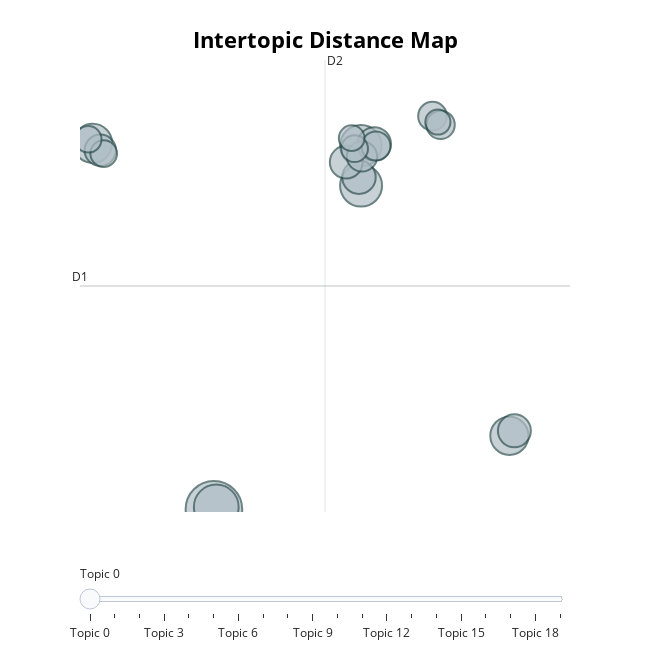

Notebook source saved alongside this figure:
### Code cell
my_model.visualize_topics()

### Figure 1 — Plotly figure (JSON) as saved in the notebook; plotly's stock layout.template omitted (floating-point values rounded to 4 significant figures)
{"data": [{"customdata": [[3.028, -0.8246, 0, "app | good | easy | service | love", 846], [3.129, -0.7237, 1, "drivers | cars | clean | great | good", 529], [9.375, 13.49, 2, "service | drivers | customer | excellent | services", 466], [9.367, 15.25, 3, "ride | rides | enjoyed | enjoy | good", 453], [-2.2, 15.36, 4, "prices | discounts | price | good | great", 403], [15.77, 2.422, 5, "bolt | was | driver | with | have", 386], [9.285, 13.86, 6, "bolt | experience | always | awesome | good", 296], [9.944, 15.33, 7, "affordable | good | nice | efficient | great", 295], [15.99, 2.641, 8, "taxify | taxi | that | my | uber", 288], [8.734, 14.52, 9, "friendly | drivers | good | nice | loving", 283], [-1.871, 15.05, 10, "time | minutes | waiting | wait | arrival", 260], [9.413, 14.78, 11, "enjoy | rides | ride | enjoying | drivers", 243], [10.02, 15.24, 12, "efficient | reliable | service | good | great", 222], [12.45, 16.56, 13, "card | code | sms | cant | number", 216], [12.8, 16.18, 14, "easy | safe | update | app | convenient", 212], [9.095, 15.12, 15, "driver | nice | awesome | great | wonderful", 189], [-1.725, 14.9, 16, "map | gps | location | maps | accurate", 188], [-2.389, 15.54, 17, "uber | better | cheaper | more | prices", 185], [8.97, 15.59, 18, "transport | transportation | app | easy | trips", 174], [12.69, 16.3, 19, "promo | promos | code | promotions | codes", 168]], "hovertemplate": "<b>Topic %{customdata[2]}</b><br>Words: %{customdata[3]}<br>Size: %{customdata[4]}", "legendgroup": "", "marker": {"color": "#B0BEC5", "line": {"color": "DarkSlateGrey", "width": 2}, "size": [846, 529, 466, 453, 403, 386, 296, 295, 288, 283, 260, 243, 222, 216, 212, 189, 188, 185, 174, 168], "sizemode": "area", "sizeref": 0.5288, "symbol": "circle"}, "mode": "markers", "name": "", "orientation": "v", "showlegend": false, "type": "scatter", "x": [3.028, 3.129, 9.375, 9.367, -2.2, 15.77, 9.285, 9.944, 15.99, 8.734, -1.871, 9.413, 10.02, 12.45, 12.8, 9.095, -1.725, -2.389, 8.97, 12.69], "xaxis": "x", "y": [-0.8246, -0.7237, 13.49, 15.25, 15.36, 2.422, 13.86, 15.33, 2.641, 14.52, 15.05, 14.78, 15.24, 16.56, 16.18, 15.12, 14.9, 15.54, 15.59, 16.3], "yaxis": "y"}], "layout": {"annotations": [{"showarrow": false, "text": "D1", "x": -2.747, "y": 9.048, "yshift": 10}, {"showarrow": false, "text": "D2", "x": 7.819, "xshift": 10, "y": 19.04}], "height": 650, "hoverlabel": {"bgcolor": "white", "font": {"family": "Rockwell", "size": 16}}, "legend": {"itemsizing": "constant", "tracegroupgap": 0}, "margin": {"t": 60}, "shapes": [{"line": {"color": "#CFD8DC", "width": 2}, "type": "line", "x0": 7.819, "x1": 7.819, "y0": -0.9483, "y1": 19.04}, {"line": {"color": "#9E9E9E", "width": 2}, "type": "line", "x0": -2.747, "x1": 18.38, "y0": 9.048, "y1": 9.048}], "sliders": [{"active": 0, "pad": {"t": 50}, "steps": [{"args": [{"marker.color": [["red", "#B0BEC5", "#B0BEC5", "#B0BEC5", "#B0BEC5", "#B0BEC5", "#B0BEC5", "#B0BEC5", "#B0BEC5", "#B0BEC5", "#B0BEC5", "#B0BEC5", "#B0BEC5", "#B0BEC5", "#B0BEC5", "#B0BEC5", "#B0BEC5", "#B0BEC5", "#B0BEC5", "#B0BEC5"]]}], "label": "Topic 0", "method": "update"}, {"args": [{"marker.color": [["#B0BEC5", "red", "#B0BEC5", "#B0BEC5", "#B0BEC5", "#B0BEC5", "#B0BEC5", "#B0BEC5", "#B0BEC5", "#B0BEC5", "#B0BEC5", "#B0BEC5", "#B0BEC5", "#B0BEC5", "#B0BEC5", "#B0BEC5", "#B0BEC5", "#B0BEC5", "#B0BEC5", "#B0BEC5"]]}], "label": "Topic 1", "method": "update"}, {"args": [{"marker.color": [["#B0BEC5", "#B0BEC5", "red", "#B0BEC5", "#B0BEC5", "#B0BEC5", "#B0BEC5", "#B0BEC5", "#B0BEC5", "#B0BEC5", "#B0BEC5", "#B0BEC5", "#B0BEC5", "#B0BEC5", "#B0BEC5", "#B0BEC5", "#B0BEC5", "#B0BEC5", "#B0BEC5", "#B0BEC5"]]}], "label": "Topic 2", "method": "update"}, {"args": [{"marker.color": [["#B0BEC5", "#B0BEC5", "#B0BEC5", "red", "#B0BEC5", "#B0BEC5", "#B0BEC5", "#B0BEC5", "#B0BEC5", "#B0BEC5", "#B0BEC5", "#B0BEC5", "#B0BEC5", "#B0BEC5", "#B0BEC5", "#B0BEC5", "#B0BEC5", "#B0BEC5", "#B0BEC5", "#B0BEC5"]]}], "label": "Topic 3", "method": "update"}, {"args": [{"marker.color": [["#B0BEC5", "#B0BEC5", "#B0BEC5", "#B0BEC5", "red", "#B0BEC5", "#B0BEC5", "#B0BEC5", "#B0BEC5", "#B0BEC5", "#B0BEC5", "#B0BEC5", "#B0BEC5", "#B0BEC5", "#B0BEC5", "#B0BEC5", "#B0BEC5", "#B0BEC5", "#B0BEC5", "#B0BEC5"]]}], "label": "Topic 4", "method": "update"}, {"args": [{"marker.color": [["#B0BEC5", "#B0BEC5", "#B0BEC5", "#B0BEC5", "#B0BEC5", "red", "#B0BEC5", "#B0BEC5", "#B0BEC5", "#B0BEC5", "#B0BEC5", "#B0BEC5", "#B0BEC5", "#B0BEC5", "#B0BEC5", "#B0BEC5", "#B0BEC5", "#B0BEC5", "#B0BEC5", "#B0BEC5"]]}], "label": "Topic 5", "method": "update"}, {"args": [{"marker.color": [["#B0BEC5", "#B0BEC5", "#B0BEC5", "#B0BEC5", "#B0BEC5", "#B0BEC5", "red", "#B0BEC5", "#B0BEC5", "#B0BEC5", "#B0BEC5", "#B0BEC5", "#B0BEC5", "#B0BEC5", "#B0BEC5", "#B0BEC5", "#B0BEC5", "#B0BEC5", "#B0BEC5", "#B0BEC5"]]}], "label": "Topic 6", "method": "update"}, {"args": [{"marker.color": [["#B0BEC5", "#B0BEC5", "#B0BEC5", "#B0BEC5", "#B0BEC5", "#B0BEC5", "#B0BEC5", "red", "#B0BEC5", "#B0BEC5", "#B0BEC5", "#B0BEC5", "#B0BEC5", "#B0BEC5", "#B0BEC5", "#B0BEC5", "#B0BEC5", "#B0BEC5", "#B0BEC5", "#B0BEC5"]]}], "label": "Topic 7", "method": "update"}, {"args": [{"marker.color": [["#B0BEC5", "#B0BEC5", "#B0BEC5", "#B0BEC5", "#B0BEC5", "#B0BEC5", "#B0BEC5", "#B0BEC5", "red", "#B0BEC5", "#B0BEC5", "#B0BEC5", "#B0BEC5", "#B0BEC5", "#B0BEC5", "#B0BEC5", "#B0BEC5", "#B0BEC5", "#B0BEC5", "#B0BEC5"]]}], "label": "Topic 8", "method": "update"}, {"args": [{"marker.color": [["#B0BEC5", "#B0BEC5", "#B0BEC5", "#B0BEC5", "#B0BEC5", "#B0BEC5", "#B0BEC5", "#B0BEC5", "#B0BEC5", "red", "#B0BEC5", "#B0BEC5", "#B0BEC5", "#B0BEC5", "#B0BEC5", "#B0BEC5", "#B0BEC5", "#B0BEC5", "#B0BEC5", "#B0BEC5"]]}], "label": "Topic 9", "method": "update"}, {"args": [{"marker.color": [["#B0BEC5", "#B0BEC5", "#B0BEC5", "#B0BEC5", "#B0BEC5", "#B0BEC5", "#B0BEC5", "#B0BEC5", "#B0BEC5", "#B0BEC5", "red", "#B0BEC5", "#B0BEC5", "#B0BEC5", "#B0BEC5", "#B0BEC5", "#B0BEC5", "#B0BEC5", "#B0BEC5", "#B0BEC5"]]}], "label": "Topic 10", "method": "update"}, {"args": [{"marker.color": [["#B0BEC5", "#B0BEC5", "#B0BEC5", "#B0BEC5", "#B0BEC5", "#B0BEC5", "#B0BEC5", "#B0BEC5", "#B0BEC5", "#B0BEC5", "#B0BEC5", "red", "#B0BEC5", "#B0BEC5", "#B0BEC5", "#B0BEC5", "#B0BEC5", "#B0BEC5", "#B0BEC5", "#B0BEC5"]]}], "label": "Topic 11", "method": "update"}, {"args": [{"marker.color": [["#B0BEC5", "#B0BEC5", "#B0BEC5", "#B0BEC5", "#B0BEC5", "#B0BEC5", "#B0BEC5", "#B0BEC5", "#B0BEC5", "#B0BEC5", "#B0BEC5", "#B0BEC5", "red", "#B0BEC5", "#B0BEC5", "#B0BEC5", "#B0BEC5", "#B0BEC5", "#B0BEC5", "#B0BEC5"]]}], "label": "Topic 12", "method": "update"}, {"args": [{"marker.color": [["#B0BEC5", "#B0BEC5", "#B0BEC5", "#B0BEC5", "#B0BEC5", "#B0BEC5", "#B0BEC5", "#B0BEC5", "#B0BEC5", "#B0BEC5", "#B0BEC5", "#B0BEC5", "#B0BEC5", "red", "#B0BEC5", "#B0BEC5", "#B0BEC5", "#B0BEC5", "#B0BEC5", "#B0BEC5"]]}], "label": "Topic 13", "method": "update"}, {"args": [{"marker.color": [["#B0BEC5", "#B0BEC5", "#B0BEC5", "#B0BEC5", "#B0BEC5", "#B0BEC5", "#B0BEC5", "#B0BEC5", "#B0BEC5", "#B0BEC5", "#B0BEC5", "#B0BEC5", "#B0BEC5", "#B0BEC5", "red", "#B0BEC5", "#B0BEC5", "#B0BEC5", "#B0BEC5", "#B0BEC5"]]}], "label": "Topic 14", "method": "update"}, {"args": [{"marker.color": [["#B0BEC5", "#B0BEC5", "#B0BEC5", "#B0BEC5", "#B0BEC5", "#B0BEC5", "#B0BEC5", "#B0BEC5", "#B0BEC5", "#B0BEC5", "#B0BEC5", "#B0BEC5", "#B0BEC5", "#B0BEC5", "#B0BEC5", "red", "#B0BEC5", "#B0BEC5", "#B0BEC5", "#B0BEC5"]]}], "label": "Topic 15", "method": "update"}, {"args": [{"marker.color": [["#B0BEC5", "#B0BEC5", "#B0BEC5", "#B0BEC5", "#B0BEC5", "#B0BEC5", "#B0BEC5", "#B0BEC5", "#B0BEC5", "#B0BEC5", "#B0BEC5", "#B0BEC5", "#B0BEC5", "#B0BEC5", "#B0BEC5", "#B0BEC5", "red", "#B0BEC5", "#B0BEC5", "#B0BEC5"]]}], "label": "Topic 16", "method": "update"}, {"args": [{"marker.color": [["#B0BEC5", "#B0BEC5", "#B0BEC5", "#B0BEC5", "#B0BEC5", "#B0BEC5", "#B0BEC5", "#B0BEC5", "#B0BEC5", "#B0BEC5", "#B0BEC5", "#B0BEC5", "#B0BEC5", "#B0BEC5", "#B0BEC5", "#B0BEC5", "#B0BEC5", "red", "#B0BEC5", "#B0BEC5"]]}], "label": "Topic 17", "method": "update"}, {"args": [{"marker.color": [["#B0BEC5", "#B0BEC5", "#B0BEC5", "#B0BEC5", "#B0BEC5", "#B0BEC5", "#B0BEC5", "#B0BEC5", "#B0BEC5", "#B0BEC5", "#B0BEC5", "#B0BEC5", "#B0BEC5", "#B0BEC5", "#B0BEC5", "#B0BEC5", "#B0BEC5", "#B0BEC5", "red", "#B0BEC5"]]}], "label": "Topic 18", "method": "update"}, {"args": [{"marker.color": [["#B0BEC5", "#B0BEC5", "#B0BEC5", "#B0BEC5", "#B0BEC5", "#B0BEC5", "#B0BEC5", "#B0BEC5", "#B0BEC5", "#B0BEC5", "#B0BEC5", "#B0BEC5", "#B0BEC5", "#B0BEC5", "#B0BEC5", "#B0BEC5", "#B0BEC5", "#B0BEC5", "#B0BEC5", "red"]]}], "label": "Topic 19", "method": "update"}]}], "title": {"font": {"color": "Black", "size": 22}, "text": "<b>Intertopic Distance Map", "x": 0.5, "xanchor": "center", "y": 0.95, "yanchor": "top"}, "width": 650, "xaxis": {"anchor": "y", "domain": [0, 1], "range": [-2.747, 18.38], "title": {"text": ""}, "visible": false}, "yaxis": {"anchor": "x", "domain": [0, 1], "range": [-0.9483, 19.04], "title": {"text": ""}, "visible": false}}}
